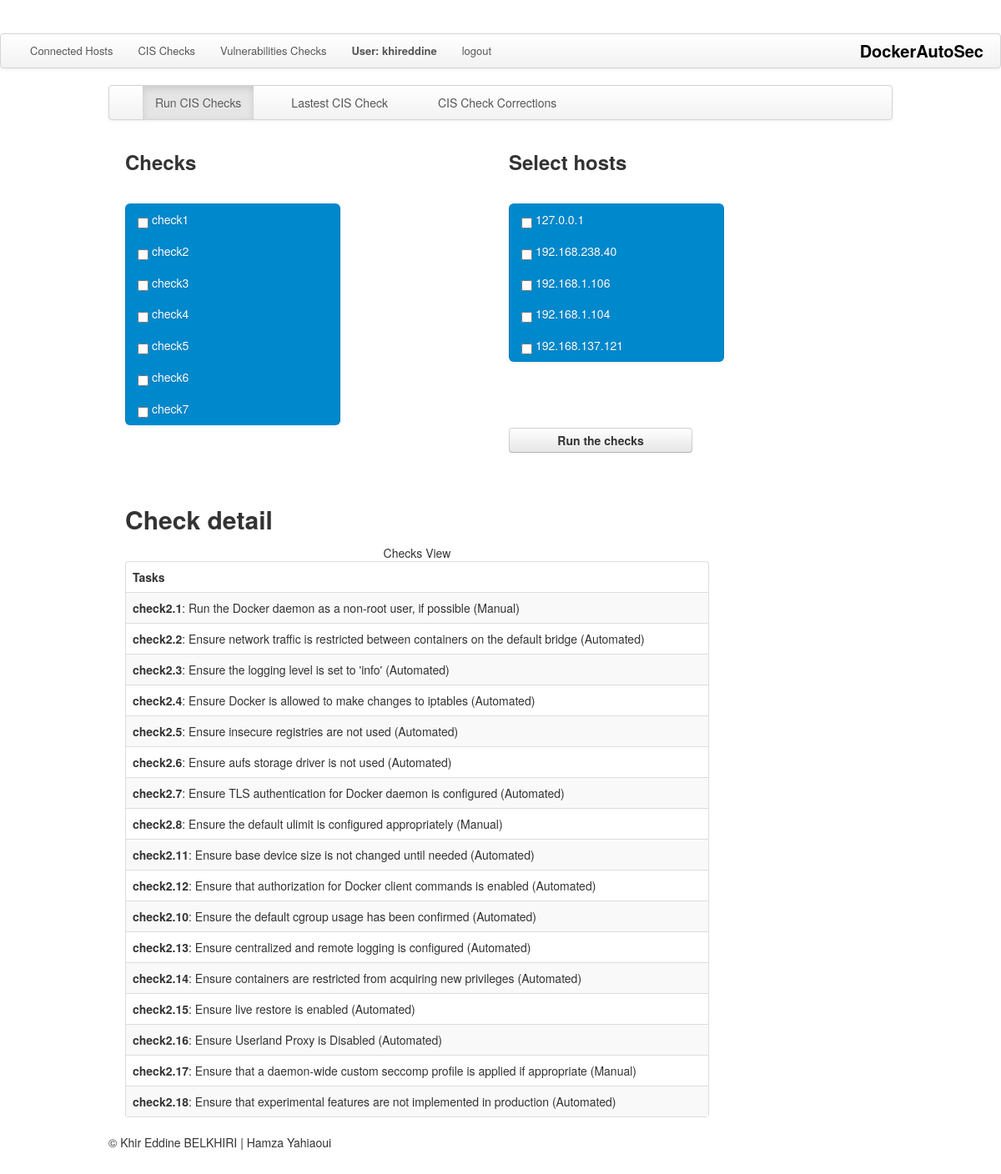
/cischecks/2/ (signed in), run on the app's committed database.
### board/models.py (models this page shows, shortened)
class host(models.Model):
    hostname = models.CharField(max_length=200, null=False)
    ip = models.CharField(max_length=200, null=False)
    user = models.CharField(max_length=200, null=False)
    password = models.CharField(max_length=200)
    description = models.CharField(max_length=200, null=True)

class check(models.Model):
    checknumber = models.IntegerField()
    checkId = models.CharField(max_length=50, null=False)
    checkDescription = models.CharField(max_length=500, null=False)

### board/views.py (the view)
# urls.py: path('cischecks/<str:pk>/', views.cisChecks, name="cischecks"),
@login_required(login_url="signin")
def cisChecks(request,  pk):
    try:
        last_id = host.objects.all()[:1].get().id
    except:
        last_id = 1
    myrange = range(1, 8)
    hosts = host.objects.all()
    mychecks = check.objects.filter(checknumber=pk)
    try:
        myhost = h.get_hosts_from_invenotry()[0]
    except:
        myhost = None
    return render(request, "cischecks.html", locals())

### board/utils/hosts.py (called while the page is built)
def get_hosts_from_invenotry():
    INVENTORY_PATH = "/home/khirou/Desktop/pfe/dashboard/dashboard/board/inventories/check.txt"
    myhostlist = list()
    with open(INVENTORY_PATH, "r") as f:
        for line in f:
            myhostlist.append(line.split(None, 1)[0])
    return myhostlist

### templates/cischecks.html (shortened to what this page needs)
{% extends "./header.html" %} {% block content %} {% load static %}
  <head>
    <link rel="stylesheet" href='{% static "/css/docs.css" %}' />
    <link rel="stylesheet" href='{% static "/css/checks.css" %}' />
  </head>
  </head>
  <body>
    <div class="container">
      <header class="navbar">
            <div class="navbar-inner">
              <a class="brand" href="index.html"></a>
              <ul class="nav">
                <li class="active"><a href="{% url 'cischecks' 1 %}">Run CIS Checks</a></li>
                <li><a href="hosts.html"></a></li>
                <li><a href="{% url 'lastcheck' myhost %}">Lastest CIS Check</a></li>
                <li><a href="roles.html"></a></li>
                <li><a href="{% url 'checkcor' myhost %}">CIS Check Corrections</a></li>
              </ul>
            </div>
      </header>
      <div class="">
        <form method="post" action="{% url "runcheck" %}">
          <div class="span3 bs-docs-sidebar myinputs1">
            <h3>Checks</h3>
            <ul id="roleList" class="nav nav-list bs-docs-sidenav">
              {% for checkNum in myrange %}
              <li class="active">
                <a href="{% url 'cischecks' checkNum %}"><i class="icon-chevron-right"></i>
                  <div class="form-check form-switch">
                  <input class="form-check-input" name="checks" type="checkbox" value="{{checkNum}}">
                  check{{checkNum}}</div></a>
              </li>
              {% endfor %}
            </ul>
          </div>
          <div class="span3 bs-docs-sidebar myinputs1">
            <h3>Select hosts</h3>
            <ul id="roleList" class="nav nav-list bs-docs-sidenav">
              {% for host in hosts %}
              <li class="active">
                <a href="#"><i class="icon-chevron-right"></i>
                  <div class="form-check form-switch">
                  <input class="form-check-input" name="checks1" type="checkbox" value="{{host.id}}">
                  {{host.hostname}}</div></a>
              </li>
              {% endfor %}
            </ul>
          </div>
          <div class="span3 bs-docs-sidebar margin-top">
                <button
                  type="submit"
                  class="
                    btn btn-secondary btn-block
                    mb-5
                    input_size input_margin
                  "
                >
                  <b>Run the checks</b>
                </button>
          </div>
        </form>
        <div class="span9 margin-top">
          <table class="table table-striped table-bordered">
            <h2 id="roleName">Check detail</h2>
            <caption>
              Checks View
            </caption>
            <thead>
              <tr>
                <th>Tasks</th>
              </tr>
            </thead>
            <tbody id="roleDetails">
              {% for check in mychecks %}
                <tr>
                  <td><b>{{check.checkId}}</b>: {{check.checkDescription}} </td>
                </tr>
              {% endfor %}
            </tbody>
          </table>
        </div>
      </div>
    </div>
    {% endblock %}

### templates/header.html (shortened to what this page needs)
{% load static %}
<!DOCTYPE html>
<html lang="en">
  <head>
    <link rel="stylesheet" href="{% static 'css/bootstrap.min.css' %}" />
    <link rel="stylesheet" href="{% static 'css/docs.css' %}" />
    <link rel="stylesheet" href="{% static 'css/main.css' %}" />
  </head>
  <body>
    {% block header %}
    <header class="navbar" max-width="100%">
      <div class="navbar-inner">
        <a class="brand" href="/">DockerAutoSec</a>
        <ul class="nav">
          <li><a href="{% url 'hosts' last_id  %}">Connected Hosts</a></li>
          <li><a href="{% url 'cischecks' 1  %}">CIS Checks</a></li>
          <li><a href="{% url 'vulchecks' %}">Vulnerabilities Checks</a></li>
          <li>
            <a> <b>User: {{ user.username }}</b></a>
          </li>
          <li><a href="{% url 'logout' %}"> logout </a></li>
        </ul>
      </div>
    </header>
    {% endblock %}
    <div class="container"> {% block content %} {% endblock %}
    <footer>
      <p>
        &copy; Khir Eddine BELKHIRI | Hamza Yahiaoui
      </p>
    </footer>
  </body>
</html>

### static/css/docs.css (style rules this page uses)
body { position: relative; padding-top: 40px; }
body > .navbar { font-size: 13px; }
body > .navbar .brand { padding-right: 0; padding-left: 0; margin-left: 20px; float: right; font-weight: bold; color: #000; text-shadow: 0 1px 0 rgba(255, 255, 255, 0.1), 0 0 30px rgba(255, 255, 255, 0.125); -webkit-transition: all 0.2s linear; -moz-transition: all 0.2s linear; transition: all 0.2s linear; }
h2 + table, h3 + table, h4 + table, h2 + .row { margin-top: 5px; }
.bs-docs-sidenav { width: 228px; margin: 30px 0 0; padding: 0; background-color: #fff; -webkit-border-radius: 6px; -moz-border-radius: 6px; border-radius: 6px; -webkit-box-shadow: 0 1px 4px rgba(0, 0, 0, 0.065); -moz-box-shadow: 0 1px 4px rgba(0, 0, 0, 0.065); box-shadow: 0 1px 4px rgba(0, 0, 0, 0.065); }
.bs-docs-sidenav > li > a { display: block; *width: 190px; margin: 0 0 -1px; padding: 8px 14px; border: 1px solid #e5e5e5; }
.bs-docs-sidenav > li:first-child > a { -webkit-border-radius: 6px 6px 0 0; -moz-border-radius: 6px 6px 0 0; border-radius: 6px 6px 0 0; }
.bs-docs-sidenav > li:last-child > a { -webkit-border-radius: 0 0 6px 6px; -moz-border-radius: 0 0 6px 6px; border-radius: 0 0 6px 6px; }
.bs-docs-sidenav > .active > a { position: relative; z-index: 2; padding: 9px 15px; border: 0; text-shadow: 0 1px 0 rgba(0, 0, 0, 0.15); -webkit-box-shadow: inset 1px 0 0 rgba(0, 0, 0, 0.1), inset -1px 0 0 rgba(0, 0, 0, 0.1); -moz-box-shadow: inset 1px 0 0 rgba(0, 0, 0, 0.1), inset -1px 0 0 rgba(0, 0, 0, 0.1); box-shadow: inset 1px 0 0 rgba(0, 0, 0, 0.1), inset -1px 0 0 rgba(0, 0, 0, 0.1); }
.bs-docs-sidenav .icon-chevron-right { float: right; margin-top: 2px; margin-right: -6px; opacity: 0.25; }
.bs-docs-sidenav .active .icon-chevron-right, .bs-docs-sidenav .active a:hover .icon-chevron-right { background-image: url(../img/glyphicons-halflings-white.png); opacity: 1; }
@media (min-width: 1200px) { .bs-docs-sidenav { width: 258px; } }

### static/css/checks.css (style rules this page uses)
.myinputs1 { margin-right: 220px; margin-bottom: 30px; }
.margin-top { margin-top: 50px; }

### templates/header.html (style rules this page uses)
body { padding-top: 60px; padding-bottom: 40px; }

### data on the page
host: hostname "127.0.0.1"
host: hostname "192.168.238.40"
host: hostname "192.168.1.106"
host: hostname "192.168.1.104"
host: hostname "192.168.137.121"
check: checkId "check2.1", checkDescription "Run the Docker daemon as a non-root user, if possible (Manual)"
check: checkId "check2.2", checkDescription "Ensure network traffic is restricted between containers on the default bridge (Automated)"
check: checkId "check2.3", checkDescription "Ensure the logging level is set to 'info' (Automated)"
check: checkId "check2.4", checkDescription "Ensure Docker is allowed to make changes to iptables (Automated)"
check: checkId "check2.5", checkDescription "Ensure insecure registries are not used (Automated)"
check: checkId "check2.6", checkDescription "Ensure aufs storage driver is not used (Automated)"
check: checkId "check2.7", checkDescription "Ensure TLS authentication for Docker daemon is configured (Automated)"
check: checkId "check2.8", checkDescription "Ensure the default ulimit is configured appropriately (Manual)"
check: checkId "check2.11", checkDescription "Ensure base device size is not changed until needed (Automated)"
check: checkId "check2.12", checkDescription "Ensure that authorization for Docker client commands is enabled (Automated)"
check: checkId "check2.10", checkDescription "Ensure the default cgroup usage has been confirmed (Automated)"
check: checkId "check2.13", checkDescription "Ensure centralized and remote logging is configured (Automated)"
check: checkId "check2.14", checkDescription "Ensure containers are restricted from acquiring new privileges (Automated)"
check: checkId "check2.15", checkDescription "Ensure live restore is enabled (Automated)"
check: checkId "check2.16", checkDescription "Ensure Userland Proxy is Disabled (Automated)"
check: checkId "check2.17", checkDescription "Ensure that a daemon-wide custom seccomp profile is applied if appropriate (Manual)"
check: checkId "check2.18", checkDescription "Ensure that experimental features are not implemented in production (Automated)"

### other printed values
{{ user.username }} "khireddine"
{{ checkNum }} "1" "2" "3" "4" "5" "6" "7"
